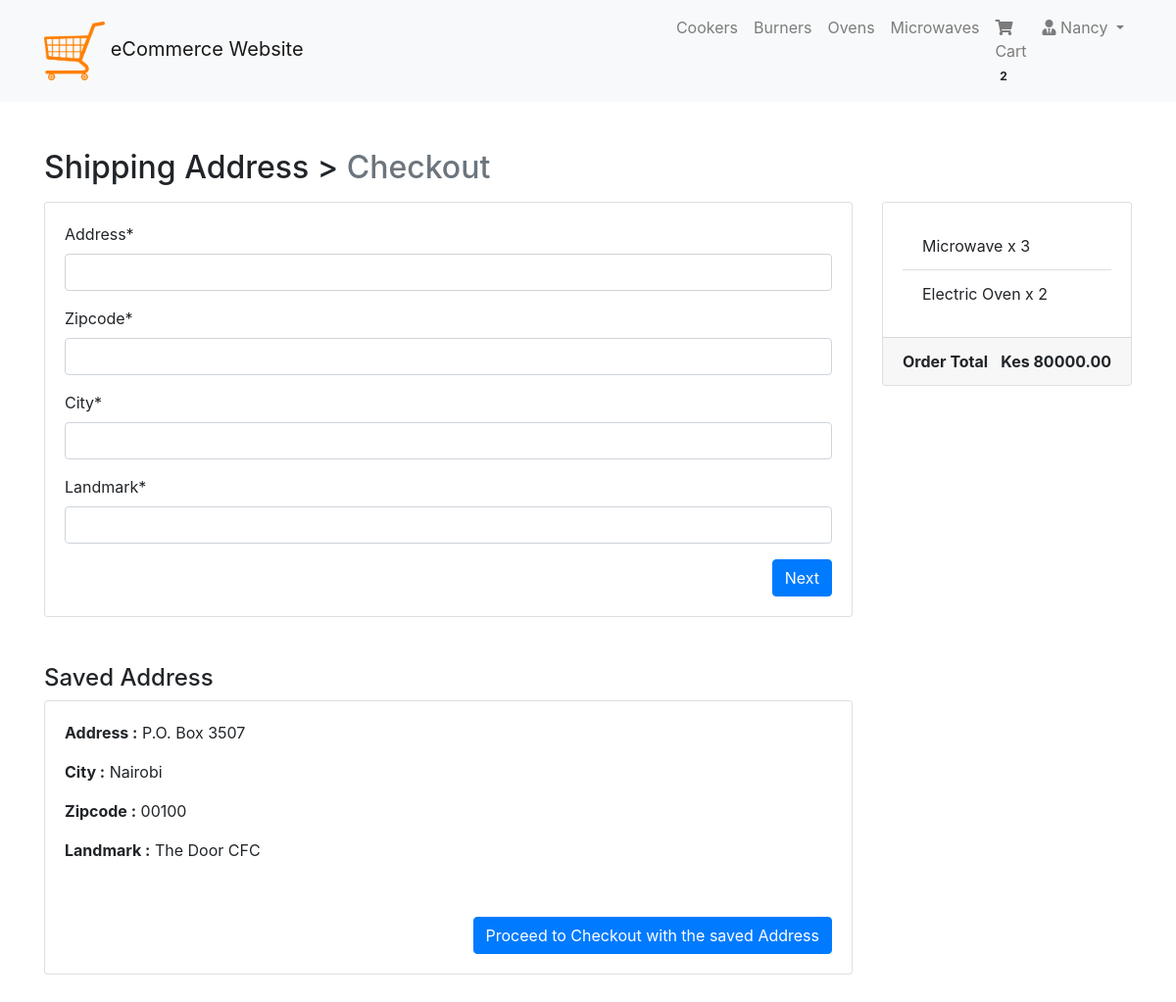
/checkout/ (signed in), run on an earlier commit of the app's database.
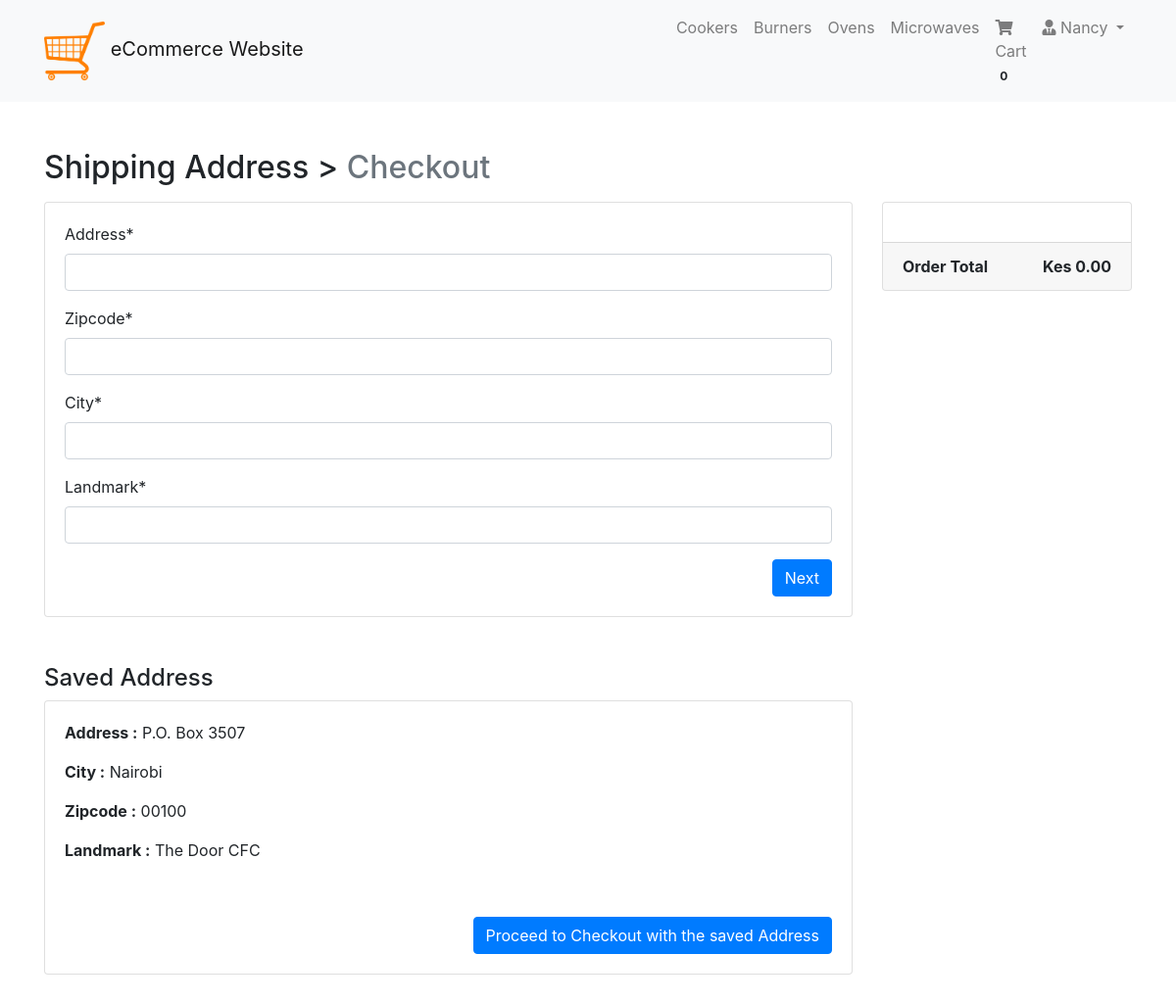
And on a later commit of the database.
### cart/models.py (models this page shows, shortened)
class Order(models.Model):
    orderitems = models.ManyToManyField(Cart)
    user = models.ForeignKey(User, on_delete=models.CASCADE)
    ordered = models.BooleanField(default=False)
    created = models.DateTimeField(auto_now_add=True)
    paymentId = models.CharField(max_length=200, blank=True, null=True)
    orderId = models.CharField(max_length=200, blank=True, null=True)
    def get_totals(self):
        total = 0
        for order_item in self.orderitems.all():
            total += order_item.get_total()
        return total

class Cart(models.Model):
    user = models.ForeignKey(User, on_delete=models.CASCADE)
    item = models.ForeignKey(Product, on_delete=models.CASCADE)
    quantity = models.IntegerField(default=1)
    purchased = models.BooleanField(default=False)
    created = models.DateTimeField(auto_now_add=True)
    def get_total(self):
        total = self.item.price * self.quantity
        floattotal = float("{0:.2f}".format(total))
        return floattotal

### products/models.py (models this page shows, shortened)
class Product(models.Model):
    mainimage = models.ImageField(upload_to='products/', blank=True)
    name = models.CharField(max_length=300)
    slug = models.SlugField()
    category = models.ForeignKey(Category, on_delete=models.CASCADE)
    preview_text = models.TextField(
        max_length=200, verbose_name='Preview Text')
    detail_text = models.TextField(max_length=1000, verbose_name='Detail Text')
    price = models.FloatField()

### checkout/views.py (the view, shortened to what this page needs)
# urls.py: path('checkout/', checkout, name="index"),
def checkout(request):
    form = BillingForm
    order_qs = Order.objects.filter(user=request.user, ordered=False)
    order_items = order_qs[0].orderitems.all()
    order_total = order_qs[0].get_totals()
    context = {"form": form, "order_items": order_items,
               "order_total": order_total}
    saved_address = BillingAddress.objects.filter(user=request.user)
    if saved_address.exists():
        savedAddress = saved_address.first()
        context = {"form": form, "order_items": order_items,
                   "order_total": order_total, "savedAddress": savedAddress}
    return render(request, 'checkout/index.html', context)

### cart/templatetags/cart_tag.py (called while the page is built)
@register.filter
def cart_total(user):
    order = Order.objects.filter(user=user, ordered=False)
    if order.exists():
        return order[0].orderitems.count()
    else:
        return 0

### checkout/templates/checkout/index.html (shortened to what this page needs)
{% extends 'products/base.html' %}
{% load crispy_forms_tags %}
{% block content %}
<div class="container mt-5">
    <h2 class="mb-3">Shipping Address > <span class="text-muted">Checkout</span></h2>
    <div class="row">
        <div class="col-md-9">
            <div class="card mb-5" style="height: auto">
                <div class="card-body">
                    <form method="POST">
                        {{ form | crispy}}
                        <button type="submit" class="btn btn-primary float-right">Next</button>
                    </form>
                </div>
            </div>
            {% if savedAddress %}
            <h4>Saved Address</h4>
            <div class="card mb-5" style="height: auto">
                <div class="card-body">
                    <p><b>Address :</b> {{ savedAddress.address }}</p>
                    <p><b>City :</b> {{ savedAddress.city }}</p>
                    <p><b>Zipcode :</b> {{ savedAddress.zipcode }}</p>
                    <p><b>Landmark :</b> {{ savedAddress.landmark }}</p>
                </div>
                <div class="card-body">
                    <a href="{% url 'checkout:payment' %}" class="btn btn-primary float-right">Proceed to Checkout with
                        the saved Address</a>
                </div>
            </div>
            {% endif %}
        </div>
        <div class="col-md-3">
            <div class="card" style="height: auto">
                <div class="card-body">
                    <ul class="list-group list-group-flush">
                        {% for item in order_items %}
                        <li class="list-group-item">{{ item.item.name }} x {{ item.quantity }}</li>
                        {% endfor %}
                    </ul>
                </div>
                <div class="card-footer">
                    <span class="float-left"><b>Order Total</b></span>
                    <span class="float-right"><b>Kes {{ order_total | floatformat:2 }}</b></span>
                </div>
            </div>
        </div>
    </div>
</div>
{% endblock %}

### products/templates/products/navbar.html (shortened to what this page needs)
{% load cart_tag %}
<nav class="navbar navbar-expand-lg navbar-light bg-light">
    <div class="container">
        <a class="navbar-brand" href="/">
            <img src="/static/imgs/cart.png" alt="logo" width="10%">
            eCommerce Website
        </a>
        <div class="collapse navbar-collapse" id="navbarNav">
            <ul class="navbar-nav ml-auto">
                <li {% if request.path == 'contact' %}class="nav-item active" {% else %}class="nav-item" {% endif %}>
                    <a class="nav-link" href="#">Cookers <span class="sr-only">(current)</span></a>
                </li>
                <li class="nav-item">
                    <a class="nav-link" href="#">Burners</a>
                </li>
                <li class="nav-item">
                    <a class="nav-link" href="#">Ovens</a>
                </li>
                <li class="nav-item">
                    <a class="nav-link" href="#">Microwaves</a>
                </li>
                {% if request.user.is_authenticated %}
                <li class="nav-item">
                    <a class="nav-link" href="{% url 'mainapp:cart-home' %}">
                        <i class="fa fa-shopping-cart"></i> Cart
                        <span class="badge badge-light">{{ request.user| cart_total }}</span>
                    </a>
                </li>
                <li class="nav-item dropdown">
                    <a class="nav-link dropdown-toggle" href="#" id="navbarDropdown" role="button"
                        data-toggle="dropdown" aria-haspopup="true" aria-expanded="false">
                        <i class="fas fa-user-tie"></i> {{ request.user.username }}
                    </a>
                </li>
                {% else %}
                <li class="nav-item">
                    <a class="btn btn-primary" href="/accounts/login/">Login / Register</a>
                </li>
                {% endif %}
            </ul>
        </div>
    </div>
</nav>

What changed in the data, as far as the page shows it:
removed Cart: item.name "Microwave", quantity "3"
removed Cart: item.name "Electric Oven", quantity "2"
Also different on the page:
{{ request.user| cart_total }}: "2" → "0"
{{ order_total | floatformat:2 }}: "80000.00" → "0.00"
